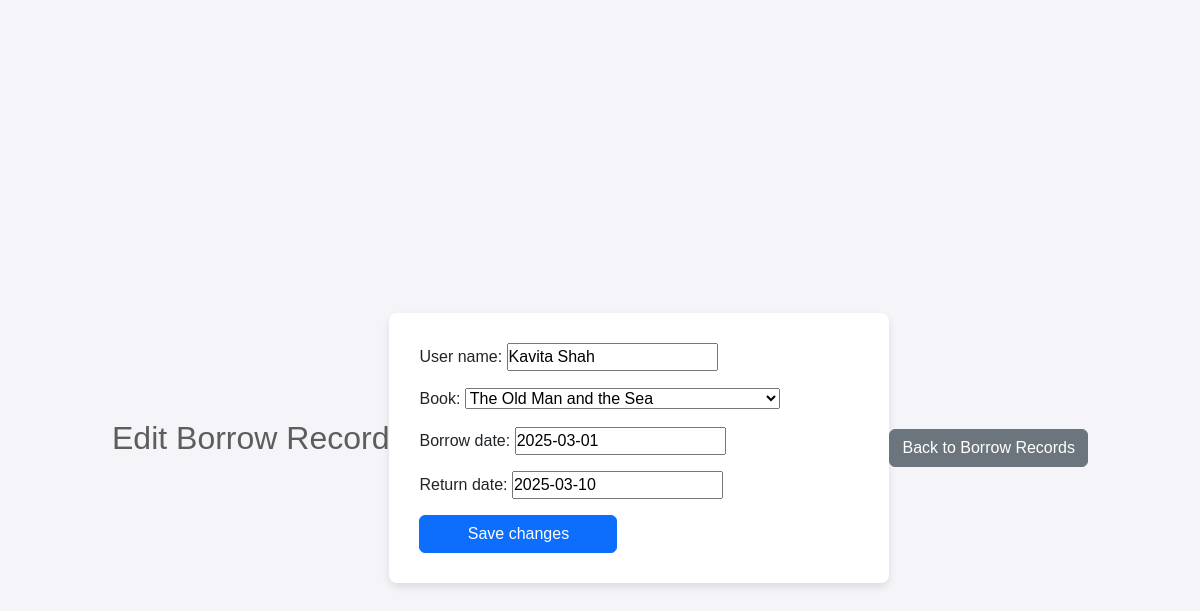
/borrows/edit/4/, run on the app's committed database.
### manager/models.py (models this page shows, shortened)
class BorrowRecord(models.Model):
    user_name = models.CharField(max_length=150)
    book = models.ForeignKey(Book, on_delete=models.CASCADE)
    borrow_date = models.DateField()
    return_date = models.DateField()

### manager/views.py (the view, shortened to what this page needs)
# urls.py: path('borrows/edit/<int:pk>/', BorrowRecordUpdateView.as_view(), name='edit-borrow'),
class BorrowRecordUpdateView(UpdateView):
    model = BorrowRecord
    form_class = BorrowRecordForm
    template_name = 'manager/edit_borrow.html'
    success_url = reverse_lazy('borrow-list')

### manager/forms.py
class BorrowRecordForm(forms.ModelForm):
    class Meta:
        model = BorrowRecord
        fields = ['user_name', 'book', 'borrow_date', 'return_date']

### manager/models.py (called while the page is built)
    def __str__(self):
        return self.title  # ✅ use 'title', not 'name'

### templates/manager/edit_borrow.html (shortened to what this page needs)
<!DOCTYPE html>
{% load static %}
<html lang="en">
<head>
    <link href="https://cdn.jsdelivr.net/npm/bootstrap@5.3.0-alpha1/dist/css/bootstrap.min.css" rel="stylesheet">
    <link rel="stylesheet" href="{% static 'css/style.css' %}">
</head>
<body>
    <div class="container mt-5">
        <h2>Edit Borrow Record</h2>
        <form method="POST">
            <div class="mb-3">
                {{ form.as_p }}
            </div>
            <button type="submit" class="btn btn-primary">Save changes</button>
        </form>
        <p class="mt-3"><a href="{% url 'borrow-list' %}" class="btn btn-secondary">Back to Borrow Records</a></p>
    </div>
</body>
</html>

### static/css/style.css (style rules this page uses)
* { margin: 0; padding: 0; box-sizing: border-box; }
body { background-color: #f4f4f9; font-family: Arial, sans-serif; }
h2 { color: #5d5d5d; margin-bottom: 20px; }
.container { display: flex; justify-content: center; align-items: center; height: 100vh; padding: 20px; }
form { background-color: #fff; padding: 30px; border-radius: 8px; box-shadow: 0 4px 8px rgba(0, 0, 0, 0.1); width: 100%; max-width: 500px; }
button { padding: 10px 20px; border-radius: 5px; font-size: 1em; cursor: pointer; width: 45%; text-align: center; border: none; }

### data on the page
BorrowRecord: user_name "Kavita Shah", book "The Old Man and the Sea", borrow_date "2025-03-01", return_date "2025-03-10"
